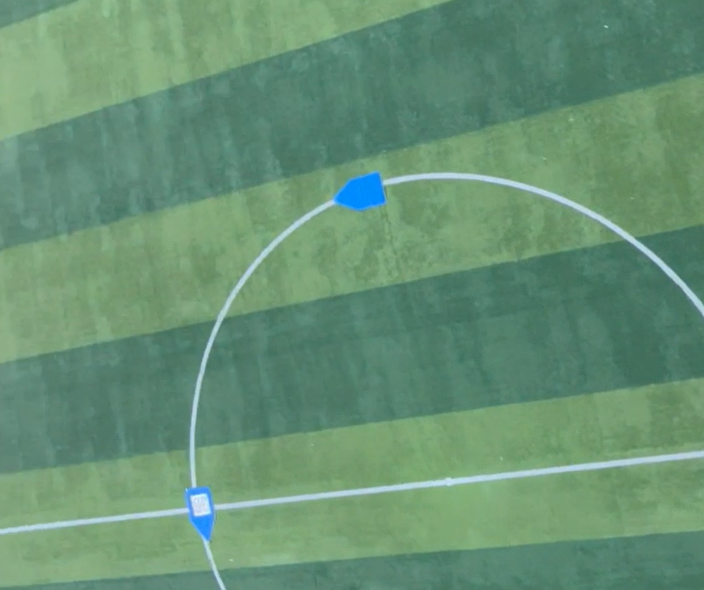
#> input picture pic4.png, 704 x 590 px
$ python test.py
#> lines starting #> are read from the running program, lines starting #| are printed output that depends on the picture; after the words box and inside, x2 and y2 are one past the last pixel; in counts of white or black regions, pixels touching at a corner belong together
import numpy as np
import cv2
import math

def distance(a,b):
    return ((a[0] - b[0])**2 + (a[1] - b[1])**2)**0.5

picture = 'pic4.png'
frame = cv2.imread(picture)
#> frame is the input picture: shape (590, 704, 3); mean B, G, R 116.3, 145.6, 103.2
(h, w) = frame.shape[:2]
#> h = 590; w = 704
if h > 1000 or w > 1000:
    frame = cv2.resize(frame, (w//2, h//2))

hsv = cv2.cvtColor(frame, cv2.COLOR_BGR2HSV)
#> hsv: shape (590, 704, 3); mean H, S, V 68.5, 79.3, 146.3
lower_blue = np.array([100,40,40])
upper_blue = np.array([130,255,255])

mask = cv2.inRange(hsv, lower_blue, upper_blue)
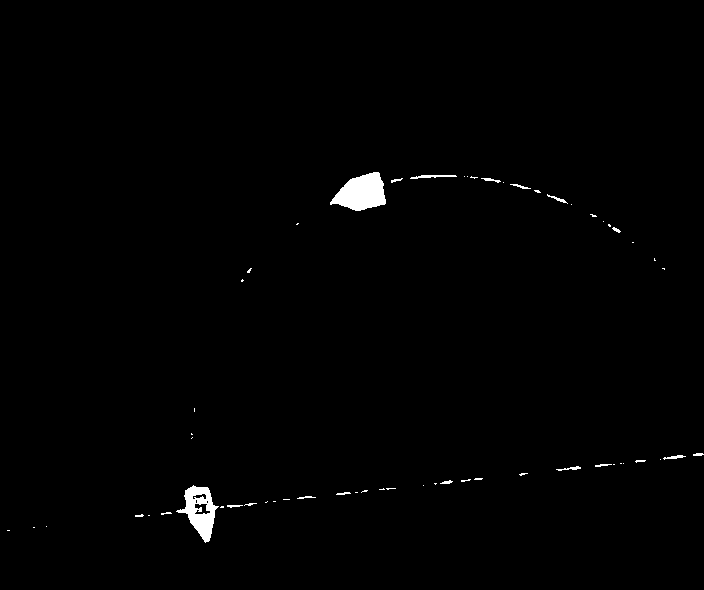
#> mask: shape (590, 704); 0.82% white; 59 white regions (41 under 20 px)
blue_region = cv2.bitwise_and(frame, frame, mask=mask)
gray = cv2.cvtColor(blue_region, cv2.COLOR_BGR2GRAY)
ret,thresh = cv2.threshold(gray, 0, 255, cv2.THRESH_BINARY)
contours,hierarchy = cv2.findContours(thresh, cv2.RETR_EXTERNAL, cv2.CHAIN_APPROX_SIMPLE)
#> contours = 59 contours, 52 with area under 20; largest, box (x1, y1, x2, y2) and area: (330, 172, 386, 211) 1358, (176, 485, 219, 543) 1179, (410, 175, 457, 179) 58, (663, 455, 686, 460) 31, (547, 194, 568, 204) 28, (556, 466, 581, 471) 26, (481, 178, 501, 183) 23

thresh = cv2.drawContours(thresh, contours, -1, 255, cv2.FILLED)
#> thresh: shape (590, 704); 0.85% white; 59 white regions (41 under 20 px), largest, box (x1, y1, x2, y2) and area: (330, 172, 386, 211) 1429, (176, 485, 219, 543) 1255, (410, 175, 457, 179) 105
num_mask = cv2.absdiff(thresh,mask)
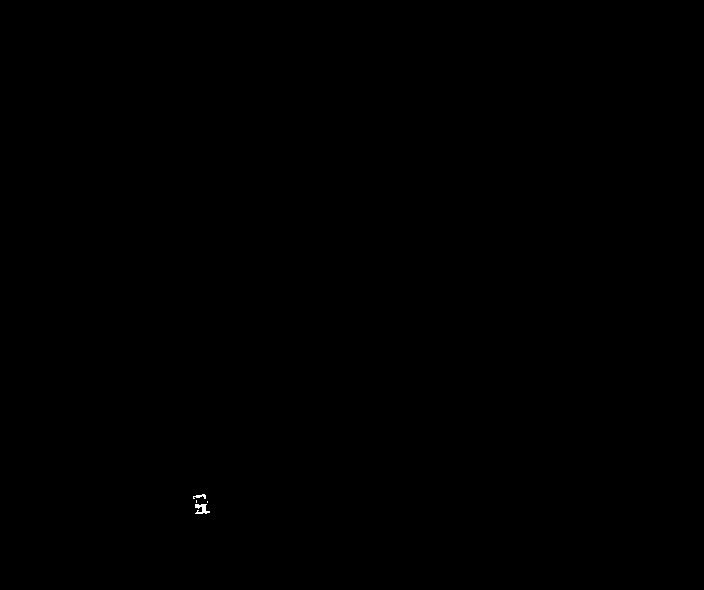
#> num_mask: shape (590, 704); 0.03% white; 4 white regions (2 under 20 px), largest, box (x1, y1, x2, y2) and area: (195, 504, 210, 514) 89, (193, 494, 206, 499) 36

num_mask = cv2.absdiff(thresh,mask)
num_mask = cv2.GaussianBlur(num_mask, (5,5), 0)
num_mask = cv2.morphologyEx(num_mask, cv2.MORPH_CLOSE, np.ones((5,5),np.uint8))
num = cv2.bitwise_and(frame, frame, mask=num_mask)

exist_mun_cnt = []

for contour in contours:
    M = cv2.moments(contour)
    black = np.zeros(frame.shape[:2], np.uint8)
    contour_mask = cv2.drawContours(black, [contour], -1, 255, cv2.FILLED)
    temp_mask = cv2.bitwise_and(thresh, num_mask, mask=contour_mask)

    if cv2.countNonZero(temp_mask) != 0:
        # cnt = contour
        exist_mun_cnt.append(contour)
#> this loop made 59 passes
#> contour on passes 1, 2, 3, 4, 7, 10, 11, 12, 14, 18, 19, 21: [[7, 530], [9, 530]], [[33, 527], [34, 527]], [[46, 526]], [[148, 515], [149, 515]], [[221, 506], [220, 507], [223, 507], [223, 506]], [[273, 501], [275, 501]], [[267, 501], [266, 502], [265, 502], [266, 502]], [[283, 499], [289, 499]], [[355, 492], [357, 492]], [[383, 488], [382, 489], [379, 489], [384, 489]], [[423, 485]], [[434, 483], [435, 484], [436, 483]]
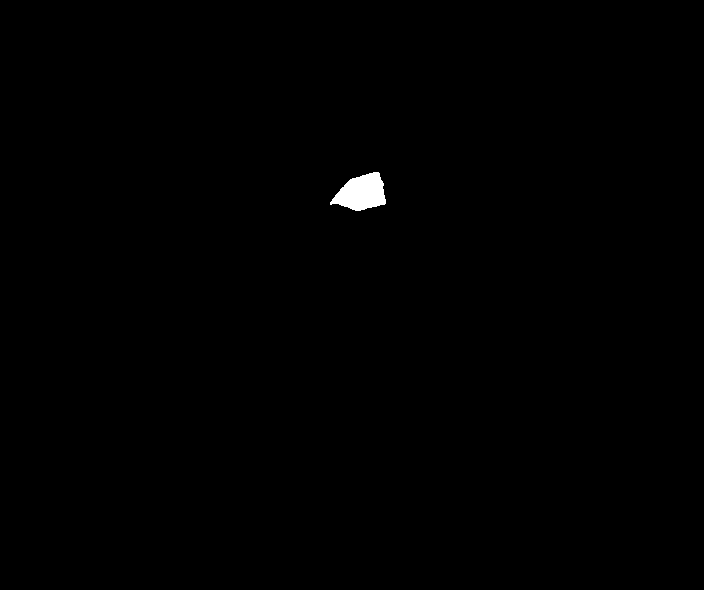
#> black: shape (590, 704); 0.34% white; 1 white region
#> after the loop, exist_mun_cnt = 1 contour; box (x1, y1, x2, y2) and area: (176, 485, 219, 543) 1179

s = [cv2.contourArea(x) for x in exist_mun_cnt]
#> s = [1179]
cnt = exist_mun_cnt[s.index(max(s))]
#> cnt = contour of 77 points, box (x1, y1, x2, y2) (176, 485, 219, 543), area 1179

approx = cv2.approxPolyDP(cnt,0.01*cv2.arcLength(cnt,True),closed=True)
#> approx = contour of 12 points, box (x1, y1, x2, y2) (176, 485, 219, 543), area 1190
center,(Ma,ma),e_angle = cv2.fitEllipse(approx)
#> center = (199.6, 511.8); Ma = 36.13; ma = 59.32; e_angle = 161.1
center = tuple(map(int,center))
#> center = (199, 511)

app_tuple = [tuple(x[0]) for x in approx]
#> app_tuple = [(193, 485), (185, 490), (185, 508), (176, 511), (188, 514), (190, 522), (205, 542), (209, 540), (214, 510), (218, 506), (212, 504), (207, 487)]
dis_list = [distance(x,center) for x in app_tuple]
#> dis_list = [26.68, 25.24, 14.32, 23, 11.4, 14.21, 31.58, 30.68, 15.03, 19.65, 14.76, 25.3]

dis_max = max(dis_list)
#> dis_max = 31.58
top = app_tuple[dis_list.index(dis_max)]
#> top = (205, 542)

basic_vertix = (center[0] - top[0], center[1] - top[1])
#> basic_vertix = (-6, -31)
# nomal basic_vertix should be (0,x)
angle = basic_vertix[1] / ((basic_vertix[0]**2 + basic_vertix[1]**2)**0.5)
#> angle = -0.982
rotated_vertix = (basic_vertix[0]*math.cos(angle) - basic_vertix[1]*math.sin(angle), basic_vertix[0]*math.sin(angle) + basic_vertix[1]*math.cos(angle))
#> rotated_vertix = (-29.11, -12.23)
angle = math.acos(angle)
#> angle = 2.95
if basic_vertix[0] > 0:
    angle = 2 * math.pi - angle
    angle = angle*180/math.pi
else:
    angle = angle*180/math.pi
#> angle = 169

(h, w) = frame.shape[:2]
m = cv2.getRotationMatrix2D((w//2,h//2), angle, 1)
#> m = [[-0.982, 0.19, 641.5], [-0.19, -0.982, 651.5]]
result = cv2.warpAffine(num, m, (w, h))
result_gray = cv2.cvtColor(result, cv2.COLOR_BGR2GRAY)

rectangle,_= cv2.findContours(result_gray, cv2.RETR_EXTERNAL, cv2.CHAIN_APPROX_SIMPLE)
#> rectangle = 1 contour; box (x1, y1, x2, y2) and area: (531, 106, 551, 132) 410
x,y,w,h = cv2.boundingRect(rectangle[0])
#> x = 531; y = 106; w = 20; h = 26
rotated_num = result[y:y+h,x:x+w]
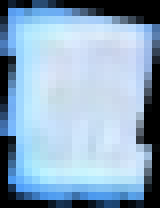
#> rotated_num: shape (26, 20, 3) (shown 8 times larger); mean B, G, R 193.8, 168.8, 140.7

# cv2.imshow('num',num)
cv2.imshow('rotated_num',rotated_num)
cv2.imwrite(f'custom_images/rotated_{picture}',rotated_num)

if cv2.waitKey(0) & 0xFF == ord('q'):
#> (key q is pressed here)
    cv2.destroyAllWindows()

$ run again, with pic5.png copied over pic4.png
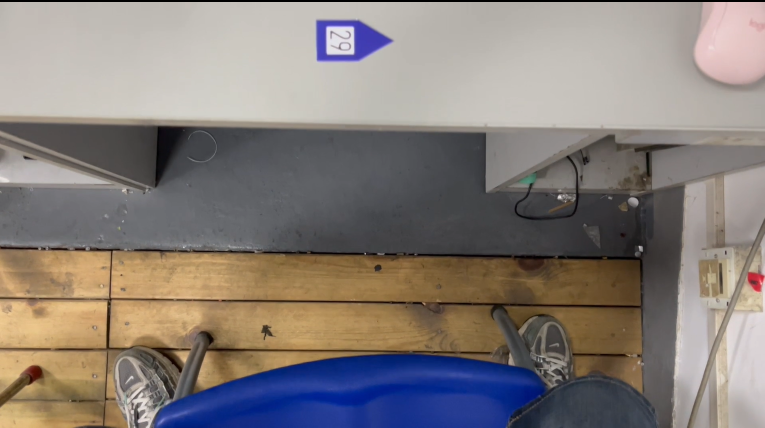
#> input picture pic5.png, 1529 x 855 px (shown at 1/2 size)
#> frame is the input picture: shape (855, 1529, 3); mean B, G, R 121.6, 126.2, 134.2
#> frame: shape (427, 764, 3)
#> hsv: shape (427, 764, 3); mean H, S, V 46.9, 57.7, 143.6
#> mask: shape (427, 764); 8.9% white; 5 white regions (3 under 20 px)
#> contours = 5 contours, 3 with area under 20; largest, box (x1, y1, x2, y2) and area: (153, 353, 657, 427) 26722, (316, 20, 393, 62) 2454
#> `thresh = cv2.drawContours(thresh, contours, -1, 255, cv2.FILLED)`:
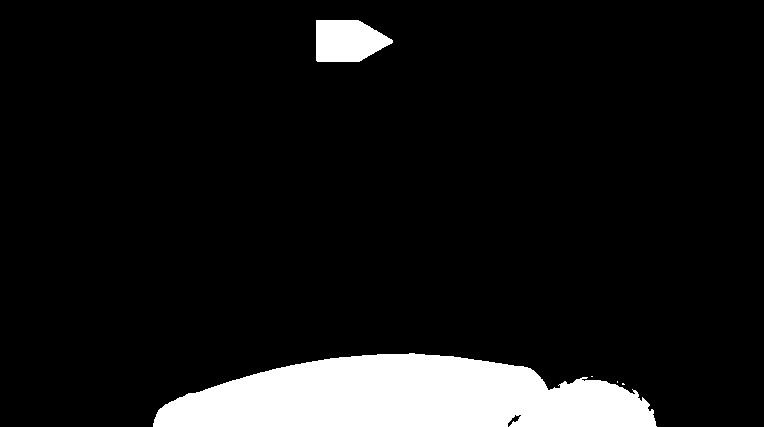
#> thresh: shape (427, 764); 9.1% white; 5 white regions (3 under 20 px), largest, box (x1, y1, x2, y2) and area: (153, 353, 657, 427) 27279, (316, 20, 393, 62) 2552
#> the loop `for contour in contours:` made 5 passes
#> contour on passes 1 to 3: [[622, 383], [622, 384], [624, 384], [623, 383]], [[617, 381], [617, 382]], [[591, 376], [592, 376]]
#> after the loop `for contour in contours:`: exist_mun_cnt = 2 contours; box (x1, y1, x2, y2) and area: (153, 353, 657, 427) 26722, (316, 20, 393, 62) 2454
#> s = [26722.5, 2454]
#> cnt = contour of 276 points, box (x1, y1, x2, y2) (153, 353, 657, 427), area 26722
#> approx = contour of 9 points, box (x1, y1, x2, y2) (153, 353, 657, 427), area 25159
#> `center,(Ma,ma),e_angle = cv2.fitEllipse(approx)`: center = (402.2, 434.6); Ma = 157; ma = 511.4; e_angle = 89.64
#> `center = tuple(map(int,center))`: center = (402, 434)
#> app_tuple = [(656, 426), (635, 390), (606, 381), (548, 390), (527, 367), (414, 353), (260, 372), (179, 397), (153, 423)]
#> dis_list = [254.1, 237.1, 210.8, 152.5, 141.8, 81.88, 154.9, 226, 249.2]
#> dis_max = 254.1
#> top = (656, 426)
#> basic_vertix = (-254, 8)
#> `angle = basic_vertix[1] / ((basic_vertix[0]**2 + basic_vertix[1]**2)**..`: angle = 0.0315
#> rotated_vertix = (-254.1, 0.00132)
#> `angle = math.acos(angle)`: angle = 1.54
#> `angle = angle*180/math.pi`: angle = 88.2
#> m = [[0.0315, 1, 157.1], [-1, 0.0315, 588.1]]
#> rectangle = 5 contours; box (x1, y1, x2, y2) and area: (193, 234, 225, 267) 928, (578, 67, 591, 88) 141, (560, 1, 569, 10) 53, (557, 36, 563, 43) 30, (576, 6, 582, 12) 24
#> `x,y,w,h = cv2.boundingRect(rectangle[0])`: x = 193; y = 234; w = 32; h = 33
#> `rotated_num = result[y:y+h,x:x+w]`:
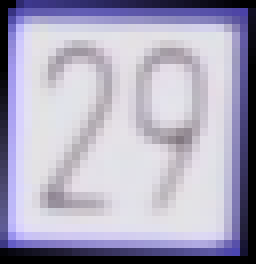
#> rotated_num: shape (33, 32, 3) (shown 8 times larger); mean B, G, R 188.9, 167.7, 171.3

$ run again, with pic1.jpg saved as pic4.png
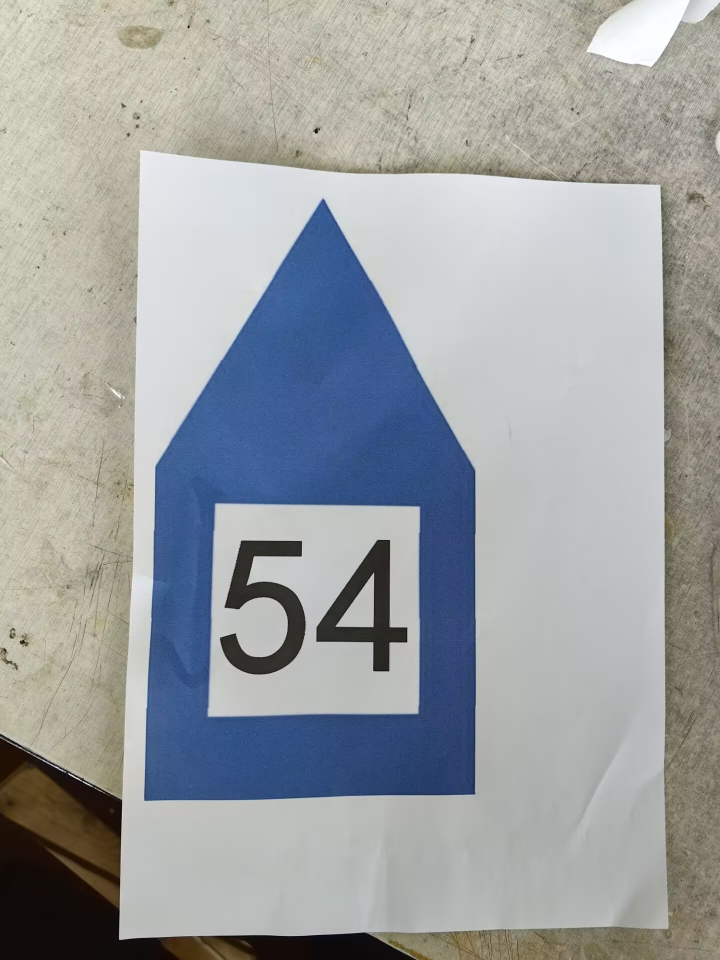
#> input picture pic1.jpg, 1440 x 1920 px (shown at 1/2 size)
#> frame is the input picture: shape (1920, 1440, 3); mean B, G, R 162.1, 160.4, 156.8
#> frame: shape (960, 720, 3)
#> hsv: shape (960, 720, 3); mean H, S, V 61.5, 44.2, 171.2
#> `mask = cv2.inRange(hsv, lower_blue, upper_blue)`:
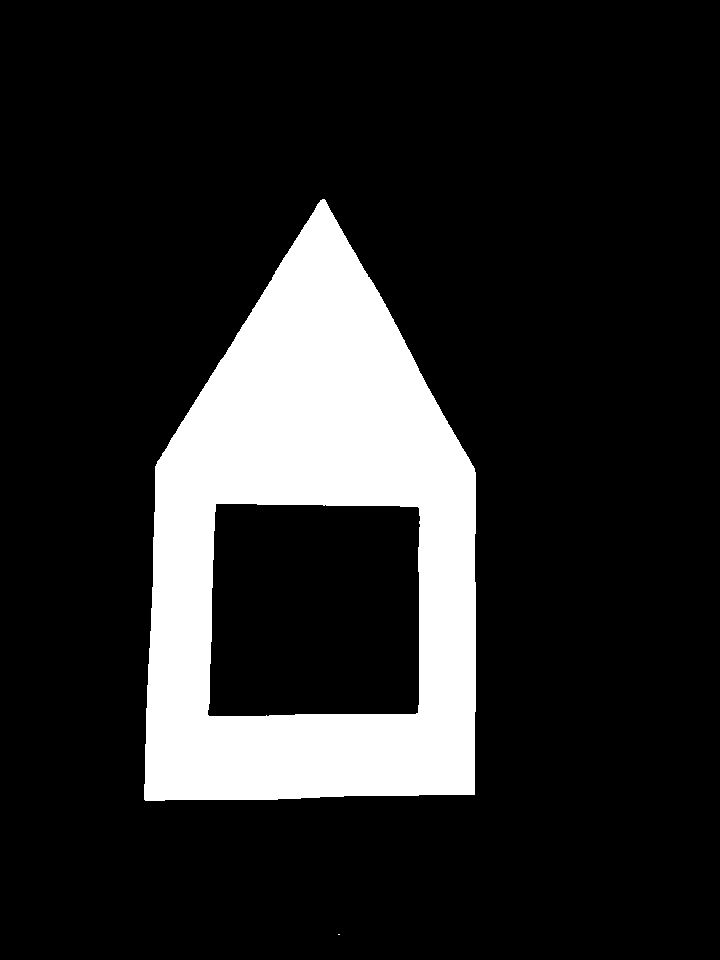
#> mask: shape (960, 720); 15.6% white; 2 white regions (1 under 20 px)
#> contours = 2 contours, 1 with area under 20; largest, box (x1, y1, x2, y2) and area: (144, 199, 476, 801) 150344
#> thresh: shape (960, 720); 21.9% white; 2 white regions (1 under 20 px), largest, box (x1, y1, x2, y2) and area: (144, 199, 476, 801) 151109
#> the loop `for contour in contours:` made 2 passes
#> contour on pass 1: [[338, 934], [339, 934]]
#> after the loop `for contour in contours:`: exist_mun_cnt = 1 contour; box (x1, y1, x2, y2) and area: (144, 199, 476, 801) 150344
#> s = [150343.5]
#> cnt = contour of 469 points, box (x1, y1, x2, y2) (144, 199, 476, 801), area 150344
#> approx = [[324, 199], [155, 466], [145, 800], [474, 794], [474, 468]]
#> `center,(Ma,ma),e_angle = cv2.fitEllipse(approx)`: center = (311.5, 648.1); Ma = 348.6; ma = 898.8; e_angle = 1.07
#> `center = tuple(map(int,center))`: center = (311, 648)
#> app_tuple = [(324, 199), (155, 466), (145, 800), (474, 794), (474, 468)]
#> dis_list = [449.2, 239.7, 225.1, 218.8, 242.8]
#> dis_max = 449.2
#> top = (324, 199)
#> basic_vertix = (-13, 449)
#> `angle = basic_vertix[1] / ((basic_vertix[0]**2 + basic_vertix[1]**2)**..`: angle = 1
#> rotated_vertix = (-384.7, 231.8)
#> `angle = math.acos(angle)`: angle = 0.0289
#> `angle = angle*180/math.pi`: angle = 1.66
#> m = [[1, 0.0289, -13.74], [-0.0289, 1, 10.62]]
#> rectangle = 1 contour; box (x1, y1, x2, y2) and area: (212, 502, 428, 723) 44992
#> `x,y,w,h = cv2.boundingRect(rectangle[0])`: x = 212; y = 502; w = 216; h = 221
#> `rotated_num = result[y:y+h,x:x+w]`:
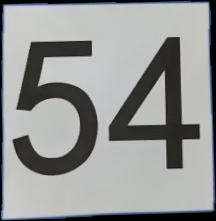
#> rotated_num: shape (221, 216, 3); mean B, G, R 149.5, 150.4, 148.6
